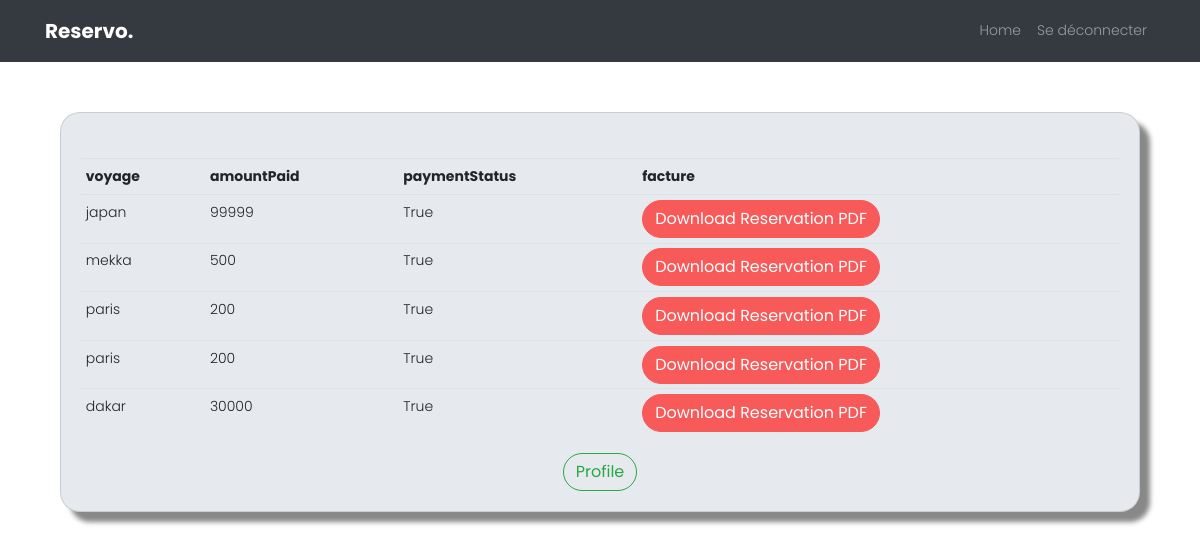
Screenshot of /reservationclient/2/ (signed in) with the database file from the repository.
### app1/models.py (models this page shows, shortened)
class Client_voyage(models.Model):
    fk_client = models.ForeignKey(Client, on_delete=models.CASCADE)
    fk_voyage = models.ForeignKey(Voyage, on_delete=models.CASCADE)
    date_reservation = models.DateField()
    amountPaid = models.IntegerField(null=False, blank=False,default=0)
    paymentStatus = models.BooleanField(default=False)

class Voyage(models.Model):
    titre = models.CharField(max_length=100)
    description = models.TextField(max_length=1000)
    date_depart = models.DateField()
    date_arrivee = models.DateField()
    prix = models.IntegerField(null=False, blank=False)#🚩here can be blank because it's only admin tasks , it can be that the admin dont know yet the price of the voyage
    nbr_places = models.IntegerField(null=False, blank=False)  #7ydt validators 7it daro liya mochkil
    image_voyage = models.ImageField(default = "voyagepic.png",null=True , blank=True)
    categorie = models.ForeignKey('Categorie', on_delete=models.CASCADE )
    promotion = models.ForeignKey('Promotion', null=True,blank=True, on_delete=models.CASCADE)
    vol = models.ForeignKey('Vol',on_delete=models.CASCADE)
    hotel = models.ForeignKey('Hotel',on_delete=models.CASCADE)
    def __str__(self) :
     return self.titre

### app1/decorators.py (the view)
    def wrapper_func(request, *args, **kwargs):
      group = None
      if request.user.groups.exists():
        group = request.user.groups.all()[0].name
      if group in allowed_roles:
        return view_func(request, *args, **kwargs)
      else :
        user = request.user
        if user.groups.filter(name='client').exists():
            return redirect('client')
        elif user.groups.filter(name='admin').exists():
            return redirect('AdminPage')

### app1/views.py (called while the page is built)
@login_required(login_url='home')
@allowed_users(allowed_roles=['client'])
def reservationclient(request,pk) :
    reservations =Client_voyage.objects.filter(fk_client=pk)
    context = {'reservations':reservations}
    return render(request,"app1/reservationclient.html" , context)

### app1/templates/app1/reservationclient.html (shortened to what this page needs)
{% load static %}
<!DOCTYPE html>
<html lang="en">
  <head>
    <link rel="stylesheet" href="https://stackpath.bootstrapcdn.com/bootstrap/4.3.1/css/bootstrap.min.css">
    <link rel="stylesheet" href="https://cdnjs.cloudflare.com/ajax/libs/font-awesome/6.5.1/css/all.min.css" />
    <link rel="stylesheet" href="{% static '/css/open-iconic-bootstrap.min.css'%}">
    <link rel="stylesheet" href="{% static '/css/animate.css'%}">
    <link rel="stylesheet" href="{% static '/css/owl.carousel.min.css'%}">
    <link rel="stylesheet" href="{% static '/css/owl.theme.default.min.css'%}">
    <link rel="stylesheet" href="{% static '/css/magnific-popup.css'%}">
    <link rel="stylesheet" href="{% static '/css/aos.css'%}">
    <link rel="stylesheet" href="{% static '/css/ionicons.min.css'%}">
    <link rel="stylesheet" href="{% static '/css/bootstrap-datepicker.css'%}">
    <link rel="stylesheet" href="{% static '/css/jquery.timepicker.css'%}">
  <link rel="stylesheet" href="{% static '/css/flaticon.css'%}">
  <link rel="stylesheet" href="{% static '/css/icomoon.css'%}">
  <link rel="stylesheet" href="{% static '/css/style.css'%}">
  <link rel="stylesheet" href="{% static '/css/Mycss.css'%}">
  </head>
  <body>
  <nav class="navbar navbar-expand-lg navbar-dark ftco_navbar bg-dark" id="ftco-navbar">
    <div class="container">
      <a class="navbar-brand" href="{% url 'home'  %}">Reservo.</a>
      <div class="collapse navbar-collapse" id="ftco-nav">
        <ul class="navbar-nav ml-auto">
          <li class="nav-item"><a href="{% url 'home' %}" class="nav-link">Home</a></li>
        {% if not user.is_authenticated %}
            <li class="nav-item cta"><a href="{% url 'login' %}" class="nav-link"><span>Se connecter</span></a></li>
        {% else %}
            <li class="nav-item cta"><a href="{% url 'logout' %}" class="nav-link"><span>Se déconnecter</span></a></li>
        {% endif %}
        </ul>
      </div>
    </div>
  </nav>
    <div class="container" style="padding-top : 50px">
			<div class="col-md-12 mx-auto">
				<div class="card card-body">
          <table class="table table-sm">
            <tr>
              <th>voyage</th>
              <th>amountPaid</th>
              <th>paymentStatus</th>
              <th>facture</th>
            </tr>
            {%for reservation in reservations%}
              <tr>
                <td>{{reservation.fk_voyage}}</td>
                <td>{{reservation.amountPaid}}</td>
                <td>{{reservation.paymentStatus}}</td>
                <td><a href="{% url 'download_pdf' reservation.id %}" class="btn btn-primary">Download Reservation PDF</a></td>
              </tr>
              {%endfor%}
          </table>
         <div class="d-flex justify-content-center align-items-center" >
          <a class="btn btn-outline-success" href="{% url 'client' %}">Profile</a>
        </div>
				</div>
			</div>
		</div>

### app1/templates/app1/reservationclient.html (style rules this page uses)
.card { border-radius: 20px; background-color: #e6eaee; box-shadow: 10px 10px 5px #888888; }

### rows the page displays
Client_voyage: fk_voyage "japan", amountPaid "99999", paymentStatus "True"
Client_voyage: fk_voyage "mekka", amountPaid "500", paymentStatus "True"
Client_voyage: fk_voyage "paris", amountPaid "200", paymentStatus "True"
Client_voyage: fk_voyage "paris", amountPaid "200", paymentStatus "True"
Client_voyage: fk_voyage "dakar", amountPaid "30000", paymentStatus "True"
